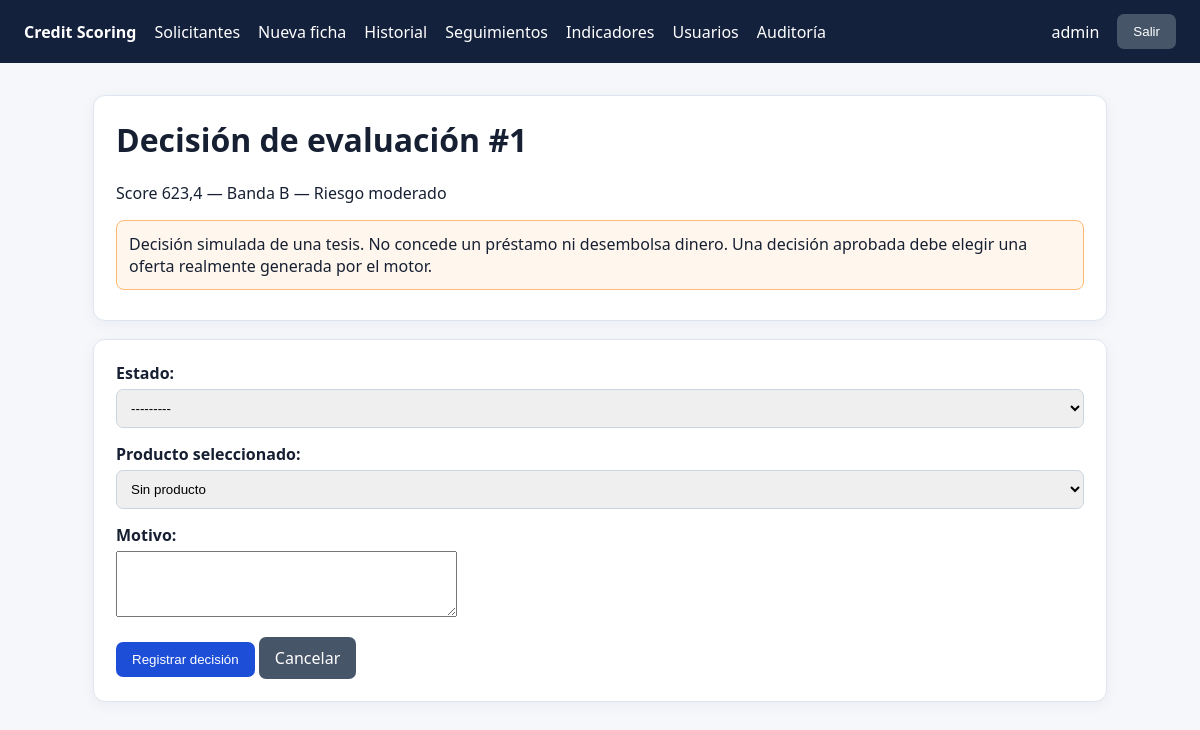
Page /evaluaciones/1/decision/ (signed in) on the committed database.
### consulta_scoring_app/models.py (models this page shows, shortened)
class EvaluacionScoring(models.Model):
    usuario = models.ForeignKey(
        settings.AUTH_USER_MODEL,
        on_delete=models.PROTECT,
        related_name='evaluaciones_scoring',
    )
    solicitante = models.ForeignKey(
        Solicitante, on_delete=models.PROTECT, null=True, blank=True,
        related_name='evaluaciones',
    )
    fecha_hora = models.DateTimeField(auto_now_add=True)
    entradas = models.JSONField()
    pd = models.FloatField(help_text='Probabilidad estimada del evento objetivo.')
    score = models.FloatField()
    banda = models.CharField(max_length=1, blank=True, default='')
    nivel_riesgo = models.CharField(max_length=40, blank=True, default='')
    cuota_maxima_estimada_gs = models.FloatField(default=0)
    ofertas = models.JSONField(default=list, blank=True)
    advertencias = models.JSONField(default=list, blank=True)
    modelo_version = models.CharField(max_length=50, default='credit_score_v1')
    class Meta:
        ordering = ['-fecha_hora']

### consulta_scoring_app/views.py (the view, shortened to what this page needs)
# urls.py: path('evaluaciones/<int:pk>/decision/', views.registrar_decision, name='registrar_decision'),
@login_required
def registrar_decision(request, pk):
    exigir_permiso(request, puede_decidir(request.user), recurso='decision', objeto_id=pk)
    evaluacion = obtener_visible_o_404(request, evaluaciones_visibles(request.user), 'evaluacion', pk)
    if DecisionCredito.objects.filter(evaluacion=evaluacion).exists():
        messages.error(request, 'La evaluación ya tiene una decisión registrada.')
        return redirect('consulta_scoring_app:evaluacion_detalle', pk=pk)
    form = DecisionCreditoForm(request.POST or None, evaluacion=evaluacion)
    return render(request, 'evaluaciones/decision.html', {
        'form': form, 'evaluacion': evaluacion,
    })

### consulta_scoring_app/forms.py (shortened to what this page needs)
class DecisionCreditoForm(forms.ModelForm):
    producto_codigo = forms.ChoiceField(label='Producto seleccionado', required=False, choices=[('', 'Sin producto')])
    class Meta:
        model = DecisionCredito
        fields = ('estado', 'producto_codigo', 'motivo')
        widgets = {'motivo': forms.Textarea(attrs={'rows': 4})}
    def __init__(self, *args, evaluacion, **kwargs):
        super().__init__(*args, **kwargs)
        self.evaluacion = evaluacion
        self.fields['producto_codigo'].choices = [('', 'Sin producto')] + [
            (oferta['codigo'], oferta.get('producto', oferta['codigo']))
            for oferta in evaluacion.ofertas if oferta.get('codigo')
        ]

### consulta_scoring_app/context_processors.py (called while the page is built)
def roles_ui(request):
    user = request.user
    return {
        'ui_puede_consultar': puede_consultar(user),
        'ui_puede_evaluar': puede_evaluar(user),
        'ui_admin': es_administrador(user),
        'ui_auditoria': puede_ver_auditoria(user),
    }

### consulta_scoring_app/permissions.py (called while the page is built)
def tiene_rol(user, *roles):
    return (user.is_authenticated and (
        user.is_superuser or user.groups.filter(name__in=roles).exists()
    ))

def es_administrador(user):
    return tiene_rol(user, 'ADMINISTRADOR')

def es_analista(user):
    return tiene_rol(user, 'ANALISTA')

def puede_evaluar(user):
    return tiene_rol(user, 'ANALISTA', 'ADMINISTRADOR')

def puede_decidir(user):
    return es_analista(user)

def puede_consultar_todos(user):
    return tiene_rol(user, 'ADMINISTRADOR', 'AUDITOR')

def puede_consultar(user):
    return tiene_rol(user, *ROLES)

def puede_ver_auditoria(user):
    return tiene_rol(user, 'ADMINISTRADOR', 'AUDITOR')

def evaluaciones_visibles(user):
    qs = EvaluacionScoring.objects.select_related('usuario', 'solicitante')
    if not puede_consultar(user):
        return qs.none()
    return qs if puede_consultar_todos(user) else qs.filter(usuario=user)

### consulta_scoring_app/views.py (called while the page is built, shortened)
def exigir_permiso(request, permitido, recurso='', objeto_id=None):
    if not permitido:
        registrar_evento(
            request.user, EventoAuditoria.Accion.ACCESO_DENEGADO, recurso=recurso,
            objeto_id=objeto_id, detalle='Acción no autorizada', denegado=True,
        )
        raise PermissionDenied('No tiene permiso para realizar esta operación.')

def obtener_visible_o_404(request, queryset, recurso, pk):
    objeto = queryset.filter(pk=pk).first()
    return objeto

### consulta_scoring_app/templates/evaluaciones/decision.html (shortened to what this page needs)
{% extends 'base.html' %}
{% block content %}
<div class="card">
  <h1>Decisión de evaluación #{{ evaluacion.pk }}</h1>
  <p>Score {{ evaluacion.score|floatformat:1 }} — Banda {{ evaluacion.banda }} — {{ evaluacion.nivel_riesgo }}</p>
  <div class="warning">Decisión simulada de una tesis. No concede un préstamo ni desembolsa dinero. Una decisión aprobada debe elegir una oferta realmente generada por el motor.</div>
</div>
<form method="post" class="card">
  {% for field in form %}<div class="field">{{ field.label_tag }}{{ field }}{{ field.errors }}</div>{% endfor %}
  <button type="submit">Registrar decisión</button>
  <a class="btn btn-secondary" href="{% url 'consulta_scoring_app:evaluacion_detalle' evaluacion.pk %}">Cancelar</a>
</form>
{% endblock %}

### consulta_scoring_app/templates/base.html (shortened to what this page needs)
<!doctype html>
<html lang="es">
<head>
</head>
<body>
{% if user.is_authenticated %}
<nav>
  <strong>Credit Scoring</strong>
  {% if ui_puede_consultar %}<a href="{% url 'consulta_scoring_app:solicitud' %}">Solicitantes</a>{% endif %}
  {% if ui_puede_evaluar %}<a href="{% url 'consulta_scoring_app:solicitante_nuevo' %}">Nueva ficha</a>{% endif %}
  {% if ui_puede_consultar %}<a href="{% url 'consulta_scoring_app:historial' %}">Historial</a>{% endif %}
  {% if ui_puede_consultar %}<a href="{% url 'consulta_scoring_app:seguimientos_lista' %}">Seguimientos</a>{% endif %}
  {% if ui_puede_consultar %}<a href="{% url 'consulta_scoring_app:indicadores' %}">Indicadores</a>{% endif %}
  {% if ui_admin %}<a href="{% url 'consulta_scoring_app:usuarios_lista' %}">Usuarios</a>{% endif %}
  {% if ui_auditoria %}<a href="{% url 'consulta_scoring_app:auditoria_lista' %}">Auditoría</a>{% endif %}
  <span>{{ user.get_full_name|default:user.username }}</span>
  <form action="{% url 'logout' %}" method="post" style="margin:0">{% csrf_token %}<button class="btn-secondary" type="submit">Salir</button></form>
</nav>
{% endif %}
<main>
  {% block content %}{% endblock %}
</main>
</body>
</html>

### consulta_scoring_app/templates/base.html (style rules this page uses)
:root { font-family: system-ui, -apple-system, Segoe UI, sans-serif; color:#172033; background:#f5f7fb; }
* { box-sizing:border-box; }
body { margin:0; }
nav { background:#14213d; color:white; padding:14px 24px; display:flex; gap:18px; align-items:center; }
nav a { color:white; text-decoration:none; }
main { max-width:1050px; margin:32px auto; padding:0 18px; }
.card { background:white; border:1px solid #dfe5ef; border-radius:12px; padding:22px; margin-bottom:18px; box-shadow:0 3px 14px rgba(20,33,61,.05); }
h1,h2,h3 { margin-top:0; }
label { font-weight:650; display:block; margin-bottom:5px; }
input, select { width:100%; padding:10px; border:1px solid #cbd5e1; border-radius:7px; }
.field { margin-bottom:15px; }
button,.btn { background:#1d4ed8; border:0; color:white; padding:10px 16px; border-radius:7px; cursor:pointer; text-decoration:none; display:inline-block; }
.btn-secondary { background:#475569; }
.warning { background:#fff7ed; border:1px solid #fdba74; padding:12px; border-radius:8px; margin:8px 0; }

### rows in the picture
EvaluacionScoring: pk "1", score "623,4", banda "B", nivel_riesgo "Riesgo moderado"

### other values in the picture
{{ user.get_full_name|default:user.username }} "admin"
{{ field.label_tag }} "Estado:" "Producto seleccionado:" "Motivo:"
